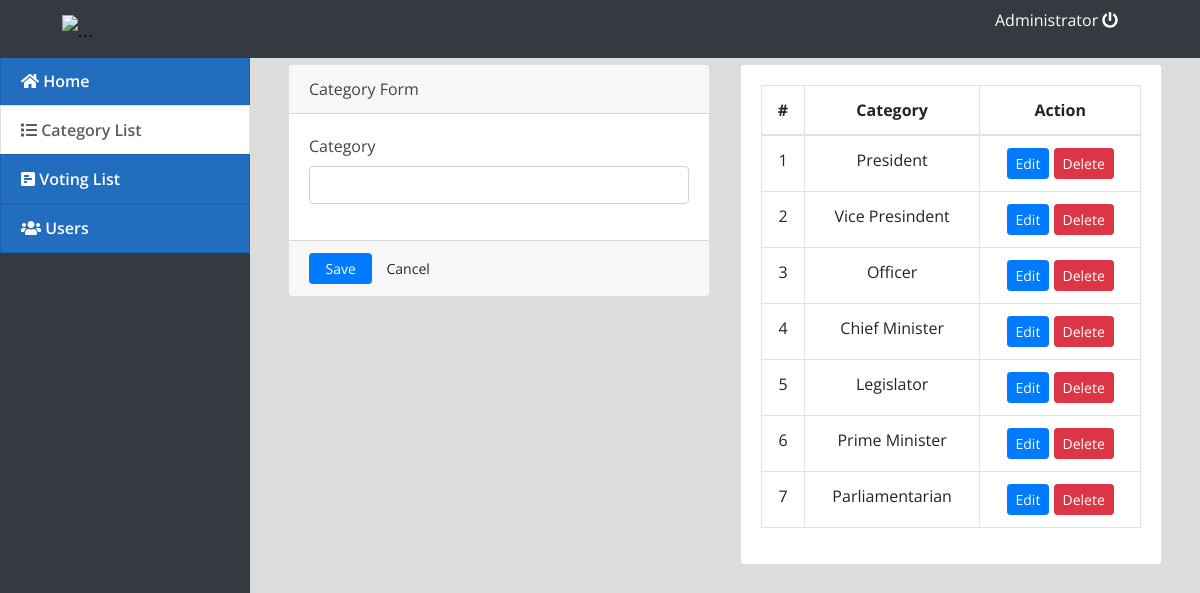
The page /index.php?page=categories (signed in) on the database its author committed.
### tables this page shows
CREATE TABLE `category_list` (
  `id` int(30) NOT NULL,
  `category` text NOT NULL
);

### categories.php (the view, shortened to what this page needs)
<?php include('db_connect.php');?>
<div class="container-fluid">
	<div class="col-lg-12">
		<div class="row">
			<div class="col-md-6">
			<form action="" id="manage-category">
				<div class="card">
					<div class="card-header">
						    Category Form
				  	</div>
					<div class="card-body">
							<div class="form-group">
								<label class="control-label">Category</label>
								<input type="text" class="form-control" name="category">
							</div>
					</div>
					<div class="card-footer">
						<div class="row">
							<div class="col-md-12">
								<button class="btn btn-sm btn-primary col-sm-2"> Save</button>
								<button class="btn btn-sm btn-default col-sm-2" type="button" onclick="$('#manage-category').get(0).reset()"> Cancel</button>
							</div>
						</div>
					</div>
				</div>
			</form>
			</div>
			<div class="col-md-6">
				<div class="card">
					<div class="card-body">
						<table class="table table-bordered table-hover">
							<thead>
								<tr>
									<th class="text-center">#</th>
									<th class="text-center">Category</th>
									<th class="text-center">Action</th>
								</tr>
							</thead>
							<tbody>
								<?php
								$i = 1;
								$cats = $conn->query("SELECT * FROM category_list order by id asc");
								while($row=$cats->fetch_assoc()):
								?>
								<tr>
									<td class="text-center"><?php echo $i++ ?></td>
									<td class="text-center"><?php echo $row['category'] ?></td>
									<td class="text-center">
										<button class="btn btn-sm btn-primary edit_cat" type="button" data-id="<?php echo $row['id'] ?>" data-name="<?php echo $row['category'] ?>">Edit</button>
										<button class="btn btn-sm btn-danger delete_cat" type="button" data-id="<?php echo $row['id'] ?>">Delete</button>
									</td>
								</tr>
								<?php endwhile; ?>
							</tbody>
						</table>
					</div>
				</div>
			</div>
		</div>
	</div>
</div>

### assets/css/style.css (style rules this page uses)
body { font-family: "Open Sans", sans-serif; color: #444444; width: 100%; height: calc(100%); }

### index.php (style rules this page uses)
body { background: #80808045; }

### rows shown on the page
category_list: category "President"
category_list: category "Vice Presindent"
category_list: category "Officer"
category_list: category "Chief Minister"
category_list: category "Legislator"
category_list: category "Prime Minister"
category_list: category "Parliamentarian"

### other values the page prints
$_SESSION['login_name'] "Administrator"
